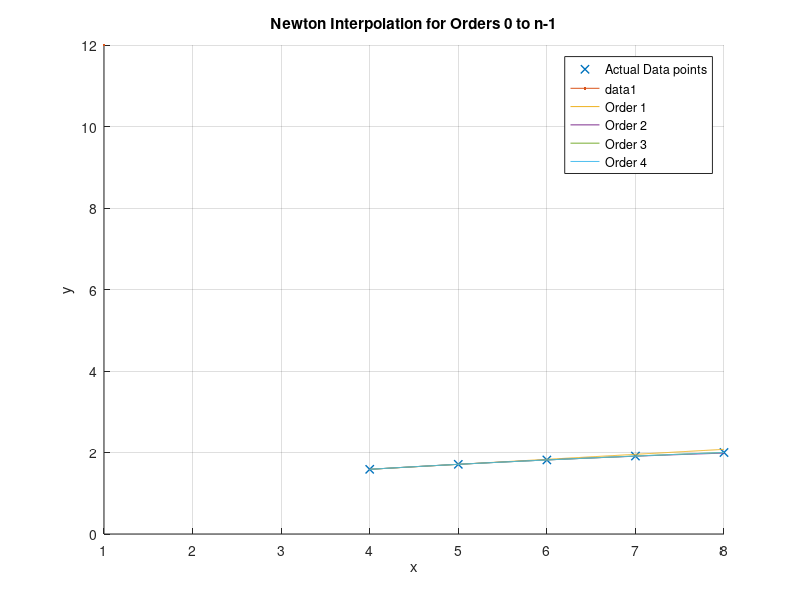

MATLAB code to generate this figure:
%% Assignemnt
% Newton's Interpolation

% Name        : Mohamed Mafaz
% Roll Number : AM25M009
% Department  : Applied Mechanics

clc
clear
close all

%% Part 1 (Preprocessing)

x = [4.0, 5.0, 6.0, 7.0, 8.0];
y = [1.58740105, 1.709976, 1.81712059, 1.912931, 2.0];

% x = [0.1, 1.5, 2.95, 3.0]
% y = [1.2, -0.25, 1.71, 5.5]

n = length(x);
xx = linspace(min(x), max(x), 500);

% Compute divided difference table manually
dd = zeros(n, n);
dd(:,1) = y';

%% Part 2 (Processing / Using the Interpolation Algorithm)
for j = 2:n
    for i = 1:n-j+1
        dd(i,j) = (dd(i+1,j-1) - dd(i,j-1)) / (x(i+j-1) - x(i));
    end
end

figure;
hold on;
plot(x, y, 'LineWidth', 1, 'DisplayName', 'Actual Data points', Marker='x', MarkerSize=12);

for order = 1:n-1
                                % Allocate storage for the interpolated values
    yy = zeros(size(xx));
                                % Evaluate the Newton polynomial of given order at each point in xx
    for k = 1:length(xx)
                                % Start with the first divided difference (constant term)
        val = dd(1,1);
                                % This will accumulate (x - x0)(x - x1)... progressively
        product_term = 1;
        for j = 1:order
                                % Build the product (x - x0)(x - x1)...(x - x_{j-1})
            product_term = product_term * (xx(k) - x(j));
            val = val + dd(1,j+1) * product_term;
        end
        yy(k) = val;
    end
    plot(xx, yy, 'DisplayName', ['Order ', num2str(order)]);
    hold on
end

%% Part 3 (Post Processing / Plotting)
% Plotting actual Data
% plot(x, y, 'LineWidth', 1, 'DisplayName', 'Actual Data points', Marker='x', MarkerSize=12);

legend show;
title('Newton Interpolation for Orders 0 to n-1');
xlabel('x');
ylabel('y');
grid on;
hold off;
